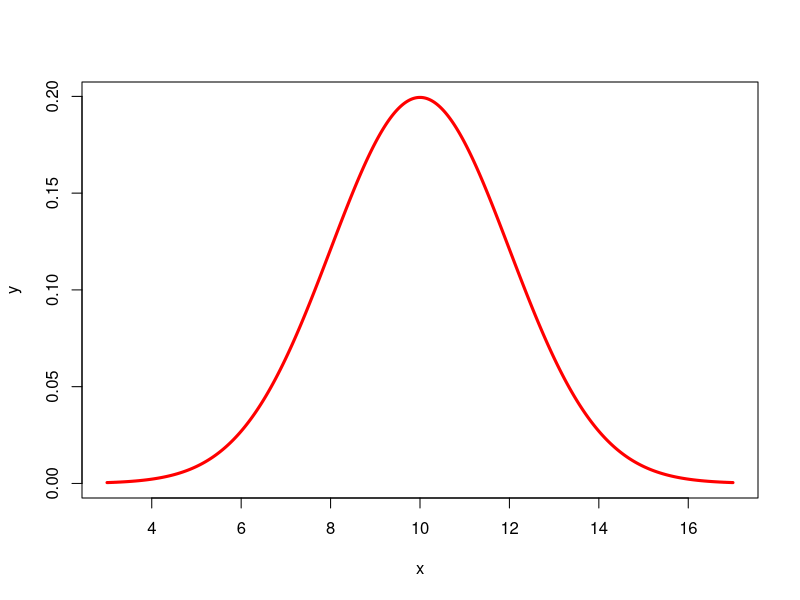

R code for this plot:
## ---- chunk 1
#| echo: true  
#| results: hide
#| eval: true   

## Esto es lo que se conoce como un Chunk de código 
x=rbinom(20,prob = 0.6, size = 10)
y=sample(c("TRUE","FALSE"),20,replace = TRUE)
z=sample(c("Hombre","Mujer"),20,replace = TRUE)
datos=data.frame(x,y,z)
head(datos) 
## ---- chunk 2
#| echo: false 
#| fig-cap: "Densidad normal con $\\mu=10$ y $\\sigma=2$"
#| label: fig-DensidadNormal 
#| fig-width: 6
#| fig-height: 4.2

mu=10
s=2
x=pretty( c(mu-3.5*s,mu+3.5*s), 500) 
y=dnorm(x,mu,s) 
plot(x,y,type='l',col="red",lwd=3)  
